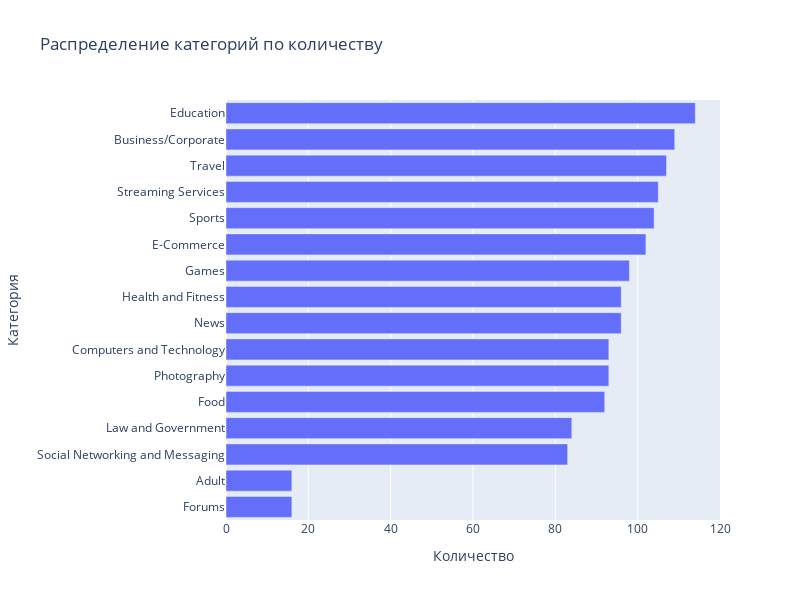

The notebook cell this image was saved under:
### Code cell
# Подсчет количества записей в каждой категории
category_counts = df['category'].value_counts().reset_index()
category_counts.columns = ['category', 'count']

# Построение горизонтального столбчатого графика
fig = px.bar(
    category_counts,
    x='count',
    y='category',
    orientation='h',
    title='Распределение категорий по количеству',
    labels={'count': 'Количество', 'category': 'Категория'},
    width=800,
    height=600
)

# Сортировка категорий по количеству для лучшей визуализации
fig.update_layout(yaxis={'categoryorder':'total ascending'})

# Отображение графика
fig.show()

### Figure 1 — Plotly figure (JSON) as saved in the notebook; plotly's stock layout.template omitted (floating-point values rounded to 4 significant figures)
{"data": [{"alignmentgroup": "True", "hovertemplate": "Количество=%{x}<br>Категория=%{y}<extra></extra>", "legendgroup": "", "marker": {"color": "#636efa", "pattern": {"shape": ""}}, "name": "", "offsetgroup": "", "orientation": "h", "showlegend": false, "textposition": "auto", "type": "bar", "x": [114, 109, 107, 105, 104, 102, 98, 96, 96, 93, 93, 92, 84, 83, 16, 16], "xaxis": "x", "y": ["Education", "Business/Corporate", "Travel", "Streaming Services", "Sports", "E-Commerce", "Games", "News", "Health and Fitness", "Photography", "Computers and Technology", "Food", "Law and Government", "Social Networking and Messaging", "Forums", "Adult"], "yaxis": "y"}], "layout": {"barmode": "relative", "height": 600, "legend": {"tracegroupgap": 0}, "title": {"text": "Распределение категорий по количеству"}, "width": 800, "xaxis": {"anchor": "y", "domain": [0, 1], "title": {"text": "Количество"}}, "yaxis": {"anchor": "x", "categoryorder": "total ascending", "domain": [0, 1], "title": {"text": "Категория"}}}}
